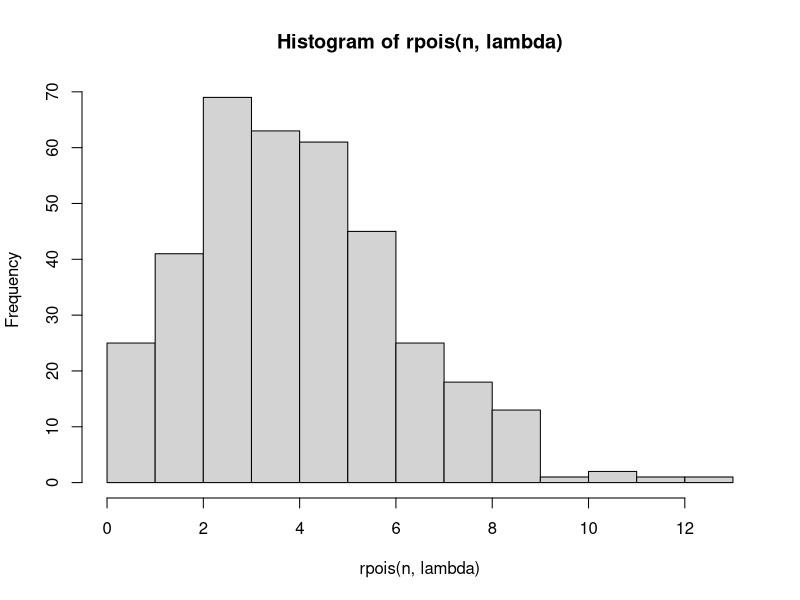

Recreate this plot in R.
#a
x=6
lambda=4.5
dpois(x,lambda)

#b
n=365
hist(rpois(n,lambda))
mean(rpois(n,lambda)==6)

#c
#tidak berbeda jauh

#d
#mean dan varian distribusi bernilai lambda